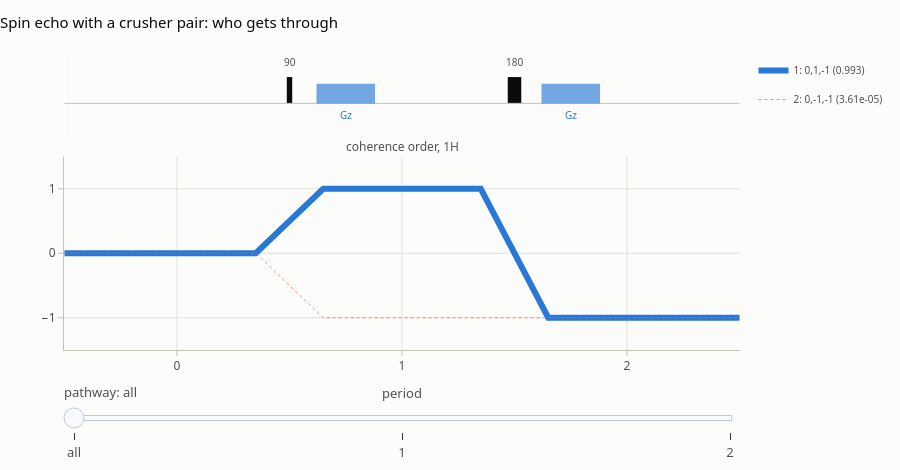

Source (notebook cell):
### Code cell
from ctps.plot import plot_pathways

plot_pathways(result, top=5, title="Spin echo with a crusher pair: who gets through")

### Figure 1 — Plotly figure (JSON) as saved in the notebook; plotly's stock layout.template omitted (floating-point values rounded to 4 significant figures)
{"data": [{"hovertemplate": "pathway 1: 0,1,-1<br>total 0.9929, ψ 0°<br>pc 1 · grad 1 · diff 0.9929 · pulse 1<extra></extra>", "legendgroup": "0", "line": {"color": "#2a78d6", "dash": "solid", "width": 6.0}, "mode": "lines", "name": "1: 0,1,-1 (0.993)", "opacity": 1.0, "showlegend": true, "x": [0.0, 0.85, 1.15, 1.85, 2.15, 3.0], "y": [0, 0, 1, 1, -1, -1], "type": "scatter", "xaxis": "x2", "yaxis": "y2"}, {"hovertemplate": "pathway 2: 0,-1,-1<br>total 3.607e-05, ψ 0°<br>pc 1 · grad 0.003738 · diff 0.9648 · pulse 0.01<extra></extra>", "legendgroup": "1", "line": {"color": "#eb6834", "dash": "dot", "width": 1.0}, "mode": "lines", "name": "2: 0,-1,-1 (3.61e-05)", "opacity": 0.7, "showlegend": true, "x": [0.0, 0.85, 1.15, 1.85, 2.15, 3.0], "y": [0, 0, -1, -1, -1, -1], "type": "scatter", "xaxis": "x2", "yaxis": "y2"}], "layout": {"xaxis": {"anchor": "y", "domain": [0.0, 1.0], "matches": "x2", "showticklabels": false, "showgrid": false}, "yaxis": {"anchor": "x", "domain": [0.718, 1.0], "visible": false, "range": [-1.35, 1.8]}, "xaxis2": {"anchor": "y2", "domain": [0.0, 1.0], "title": {"font": {"color": "#52514e", "size": 13}, "text": "period"}, "tickfont": {"color": "#52514e", "size": 12}, "showgrid": true, "gridcolor": "#e1e0d9", "zeroline": false, "showline": true, "linecolor": "#c3c2b7", "ticks": "outside", "tickcolor": "#c3c2b7", "tickvals": [0.5, 1.5, 2.5], "ticktext": ["0", "1", "2"]}, "yaxis2": {"anchor": "x2", "domain": [0.0, 0.658], "tickfont": {"color": "#52514e", "size": 12}, "title": {"font": {"color": "#52514e", "size": 13}}, "range": [-1.5, 1.5], "dtick": 1, "showgrid": true, "gridcolor": "#e1e0d9", "zeroline": false, "showline": true, "linecolor": "#c3c2b7", "ticks": "outside", "tickcolor": "#c3c2b7"}, "annotations": [{"font": {"color": "#52514e", "size": 12}, "showarrow": false, "text": "coherence order, 1H", "x": 0.5, "xanchor": "center", "xref": "paper", "y": 0.658, "yanchor": "bottom", "yref": "paper"}, {"font": {"color": "#52514e", "size": 10}, "showarrow": false, "text": "90", "x": 1.0, "xanchor": "center", "xref": "x", "y": 1.22, "yanchor": "bottom", "yref": "y"}, {"font": {"color": "#52514e", "size": 10}, "showarrow": false, "text": "180", "x": 2.0, "xanchor": "center", "xref": "x", "y": 1.22, "yanchor": "bottom", "yref": "y"}, {"font": {"color": "#2a78d6", "size": 10}, "showarrow": false, "text": "Gz", "x": 1.25, "xanchor": "center", "xref": "x", "y": -0.1, "yanchor": "top", "yref": "y"}, {"font": {"color": "#2a78d6", "size": 10}, "showarrow": false, "text": "Gz", "x": 2.25, "xanchor": "center", "xref": "x", "y": -0.1, "yanchor": "top", "yref": "y"}], "shapes": [{"fillcolor": "#0b0b0b", "line": {"width": 0}, "type": "rect", "x0": 0.988, "x1": 1.012, "xref": "x", "y0": 0.0, "y1": 1.0, "yref": "y"}, {"fillcolor": "#0b0b0b", "line": {"width": 0}, "type": "rect", "x0": 1.97, "x1": 2.03, "xref": "x", "y0": 0.0, "y1": 1.0, "yref": "y"}, {"line": {"color": "#c3c2b7", "width": 1}, "type": "line", "x0": 0.0, "x1": 3.0, "xref": "x", "y0": 0.0, "y1": 0.0, "yref": "y"}, {"fillcolor": "#2a78d6", "line": {"width": 0}, "opacity": 0.65, "type": "rect", "x0": 1.12, "x1": 1.38, "xref": "x", "y0": 0.0, "y1": 0.75, "yref": "y"}, {"fillcolor": "#2a78d6", "line": {"width": 0}, "opacity": 0.65, "type": "rect", "x0": 2.12, "x1": 2.38, "xref": "x", "y0": 0.0, "y1": 0.75, "yref": "y"}], "font": {"family": "system-ui, -apple-system, \"Segoe UI\", Roboto, sans-serif", "color": "#0b0b0b", "size": 13}, "margin": {"l": 64, "r": 24, "t": 56, "b": 48}, "title": {"font": {"size": 15, "color": "#0b0b0b"}, "text": "Spin echo with a crusher pair: who gets through", "x": 0, "xanchor": "left"}, "legend": {"font": {"size": 10, "color": "#52514e"}, "orientation": "v", "x": 1.02, "y": 1, "bgcolor": "rgba(0,0,0,0)"}, "modebar": {"bgcolor": "rgba(0,0,0,0)", "color": "#898781", "activecolor": "#52514e", "remove": ["lasso2d", "select2d"]}, "sliders": [{"active": 0, "currentvalue": {"font": {"color": "#52514e"}, "prefix": "pathway: "}, "font": {"color": "#52514e"}, "pad": {"t": 30}, "steps": [{"args": [{"opacity": [1.0, 0.7]}, {"annotations": [{"font": {"color": "#52514e", "size": 12}, "showarrow": false, "text": "coherence order, 1H", "x": 0.5, "xanchor": "center", "xref": "paper", "y": 0.658, "yanchor": "bottom", "yref": "paper"}, {"font": {"color": "#52514e", "size": 10}, "showarrow": false, "text": "90", "x": 1.0, "xanchor": "center", "xref": "x", "y": 1.22, "yanchor": "bottom", "yref": "y"}, {"font": {"color": "#52514e", "size": 10}, "showarrow": false, "text": "180", "x": 2.0, "xanchor": "center", "xref": "x", "y": 1.22, "yanchor": "bottom", "yref": "y"}, {"font": {"color": "#2a78d6", "size": 10}, "showarrow": false, "text": "Gz", "x": 1.25, "xanchor": "center", "xref": "x", "y": -0.1, "yanchor": "top", "yref": "y"}, {"font": {"color": "#2a78d6", "size": 10}, "showarrow": false, "text": "Gz", "x": 2.25, "xanchor": "center", "xref": "x", "y": -0.1, "yanchor": "top", "yref": "y"}]}], "label": "all", "method": "update"}, {"args": [{"opacity": [1.0, 0.12]}, {"annotations": [{"font": {"color": "#52514e", "size": 12}, "showarrow": false, "text": "coherence order, 1H", "x": 0.5, "xanchor": "center", "xref": "paper", "y": 0.658, "yanchor": "bottom", "yref": "paper"}, {"font": {"color": "#52514e", "size": 10}, "showarrow": false, "text": "90", "x": 1.0, "xanchor": "center", "xref": "x", "y": 1.22, "yanchor": "bottom", "yref": "y"}, {"font": {"color": "#52514e", "size": 10}, "showarrow": false, "text": "180", "x": 2.0, "xanchor": "center", "xref": "x", "y": 1.22, "yanchor": "bottom", "yref": "y"}, {"font": {"color": "#2a78d6", "size": 10}, "showarrow": false, "text": "Gz", "x": 1.25, "xanchor": "center", "xref": "x", "y": -0.1, "yanchor": "top", "yref": "y"}, {"font": {"color": "#2a78d6", "size": 10}, "showarrow": false, "text": "Gz", "x": 2.25, "xanchor": "center", "xref": "x", "y": -0.1, "yanchor": "top", "yref": "y"}, {"xref": "paper", "yref": "paper", "x": 1.0, "y": 0.0, "xanchor": "right", "yanchor": "bottom", "align": "left", "showarrow": false, "bgcolor": "#fcfcfb", "bordercolor": "#c3c2b7", "borderwidth": 1, "font": {"size": 11, "color": "#0b0b0b"}, "text": "<b>pathway 1</b> 0,1,-1 (wanted)<br>total 0.9929, ψ 0°<br>phase cycle 1<br>gradient 1<br>diffusion 0.9929<br>pulses 1"}]}], "label": "1", "method": "update"}, {"args": [{"opacity": [0.12, 1.0]}, {"annotations": [{"font": {"color": "#52514e", "size": 12}, "showarrow": false, "text": "coherence order, 1H", "x": 0.5, "xanchor": "center", "xref": "paper", "y": 0.658, "yanchor": "bottom", "yref": "paper"}, {"font": {"color": "#52514e", "size": 10}, "showarrow": false, "text": "90", "x": 1.0, "xanchor": "center", "xref": "x", "y": 1.22, "yanchor": "bottom", "yref": "y"}, {"font": {"color": "#52514e", "size": 10}, "showarrow": false, "text": "180", "x": 2.0, "xanchor": "center", "xref": "x", "y": 1.22, "yanchor": "bottom", "yref": "y"}, {"font": {"color": "#2a78d6", "size": 10}, "showarrow": false, "text": "Gz", "x": 1.25, "xanchor": "center", "xref": "x", "y": -0.1, "yanchor": "top", "yref": "y"}, {"font": {"color": "#2a78d6", "size": 10}, "showarrow": false, "text": "Gz", "x": 2.25, "xanchor": "center", "xref": "x", "y": -0.1, "yanchor": "top", "yref": "y"}, {"xref": "paper", "yref": "paper", "x": 1.0, "y": 0.0, "xanchor": "right", "yanchor": "bottom", "align": "left", "showarrow": false, "bgcolor": "#fcfcfb", "bordercolor": "#c3c2b7", "borderwidth": 1, "font": {"size": 11, "color": "#0b0b0b"}, "text": "<b>pathway 2</b> 0,-1,-1<br>total 3.607e-05, ψ 0°<br>phase cycle 1<br>gradient 0.003738<br>diffusion 0.9648<br>pulses 0.01"}]}], "label": "2", "method": "update"}]}], "height": 470, "paper_bgcolor": "#fcfcfb", "plot_bgcolor": "#fcfcfb", "hovermode": "closest"}}
